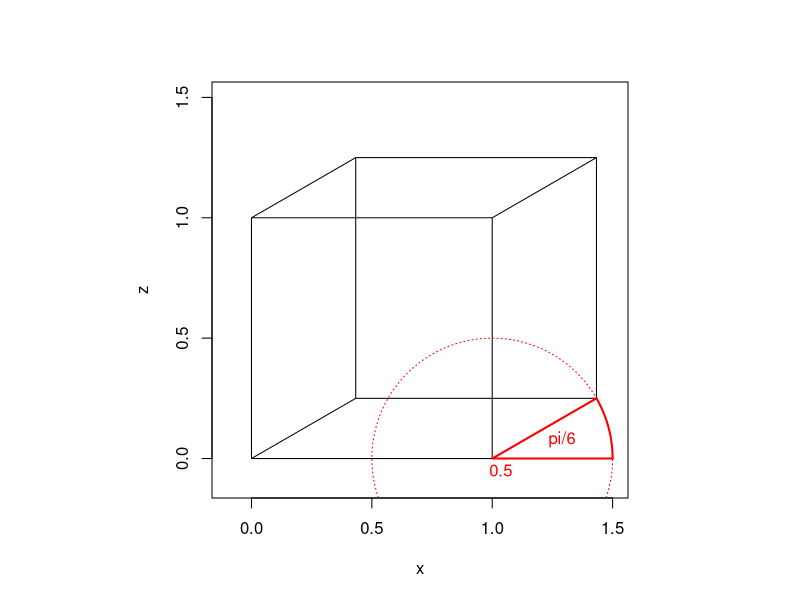
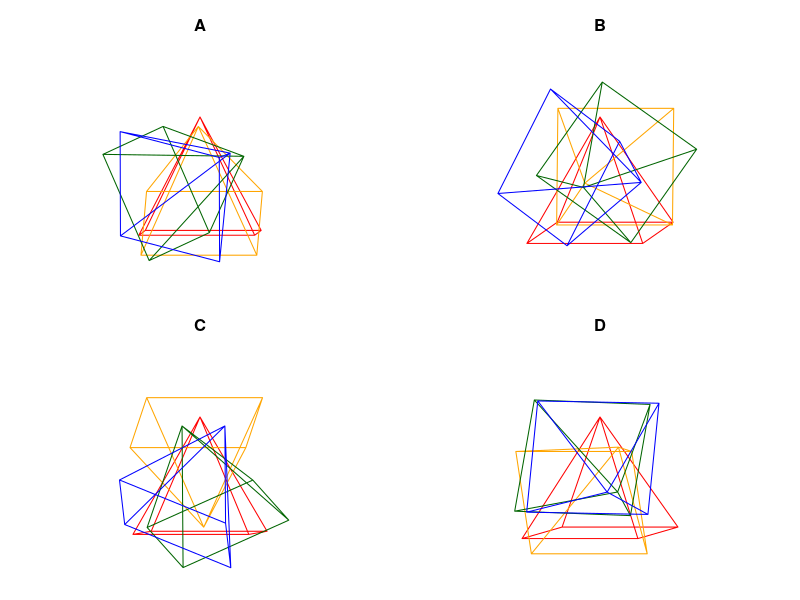

R code for these plots, in order:
## ---- chunk 1
matpr = function(A){
  pra = "\\begin{bmatrix}\n"
  for(i in 1:dim(A)[1]){
    pra = paste0(pra,paste0(A[i,],collapse=" & "))
    if(i<dim(A)[1]){pra = paste0(pra,"\\\\\n")} else {pra = paste0(pra,"\n")}
  }
  pra = paste0(pra,"\\end{bmatrix}")
  return(pra)
}
matcc = function(A){
  s = "[["
  for(i in 1:(dim(A)[1])){
    s2 = paste0(A[i,],collapse=",")
    s = paste0(s,s2,collapse="")
    if(i<dim(A)[1]){
      s = paste0(s,"],[",collapse="")
    }
  }
  s = paste0(s,"]]",collapse="")
  return(s)
}

X = matrix(c(1,-1,-1,
      -1,-1,-1,
      -1,1,-1,
      1,1,-1,
      1,-1,-1,
      0,0,1,
      1,1,-1,
      -1,1,-1,
      0,0,1,
      -1,-1,-1),3)


XS = c(0,0,0,
      0,0,1,
      0,1,1,
      0,1,0,
      0,0,0,
      1,0,0,
      1,1,0,
      0,1,0,
      1,1,0,
      1,1,1,
      0,1,1,
      1,1,1,
      1,0,1,
      0,0,1,
      1,0,1,
      1,0,0)
XS = matrix(XS,3)

tx = round(runif(1,0.1,2*pi-0.1),2)
ty = round(runif(1,0.1,2*pi-0.1),2)
tz = round(runif(1,0.1,2*pi-0.1),2)
tp = round(runif(1,0.1,pi/4),2)
r = round(runif(1,0.05,0.5),2)

pams1 = c(tp,r,tx,ty,tz)

pm = list(pams1)

for(i in 2:4){
  tx2 = round(runif(1,0.1,2*pi-0.1),2)
  ty2 = round(runif(1,0.1,2*pi-0.1),2)
  tz2 = round(runif(1,0.1,2*pi-0.1),2)
  tp2 = round(runif(1,0.1,pi/4),2)
  r2 = round(runif(1,0.05,0.5),2)
  pams2 = c(tp2,r2,tx2,ty2,tz2)
  pm[[i]] = pams2
}

ord = sample(1:4)
sol = paste0(1*(1==ord),collapse="")

## ---- chunk 2
r3 = 0.5
t3 = pi/6
P3 = matrix(c(1,r3*cos(t3),0,0,r3*sin(t3),1),2,byrow=T)
Y3 = P3%*%XS
par(pty="s")
plot(Y3[1,],Y3[2,],type="l",xlim=c(-0.1,1.5),ylim=c(-0.1,1.5),xlab="x",ylab="z")
lines(c(1+r3,1,1+r3*cos(t3)),c(0,0,r3*sin(t3)),col="red",lwd=2)
th = seq(0,2*pi,length.out=300)
lines(1+r3*cos(th),r3*sin(th),col="red",lty=3)
th = seq(0,t3,length.out=100)
lines(1+r3*cos(th),r3*sin(th),col="red",lwd=2)
text(1+0.3*cos(t3/2),0.3*sin(t3/2),"pi/6",col="red")
text(1+r/2,-0.05,r3,col="red")
## ---- chunk 3
par(pty="s",mfrow=c(2,2),mar=c(0,0,3,0))
for(i in 1:4){
  pams = pm[[ord[i]]]
  TP = pams[1]
  R = pams[2]
  TX = pams[3]
  TY = pams[4]
  TZ = pams[5]
  rx = matrix(c(1,0,0,
                0,cos(TX),-sin(TX),
                0,sin(TX),cos(TX)),3,byrow = T)
  ry = matrix(c(cos(TY),0,sin(TY),
                0,1,0,
                -sin(TY),0,cos(TY)),3,byrow = T)
  rz = matrix(c(cos(TZ),-sin(TZ),0,
                sin(TZ),cos(TZ),0,
                0,0,1),3,byrow = T)
  pp = matrix(c(1,R*cos(TP),0,
                0,R*sin(TP),1),2,byrow=T)
  x1 = pp %*% X
  x2 = pp %*% rx %*% X
  x3 = pp %*% ry %*% rx %*% X
  x4 = pp %*% rz %*% ry %*% rx %*% X
  plot(0,0,type="n",axes=F,ann=T,xlab="",ylab="",xlim=c(-2,2),ylim=c(-2,2),main=c("A","B","C","D")[i])
  lines(x1[1,],x1[2,],col="red")
  lines(x2[1,],x2[2,],col="orange")
  lines(x3[1,],x3[2,],col="darkgreen")
  lines(x4[1,],x4[2,],col="blue")
}
